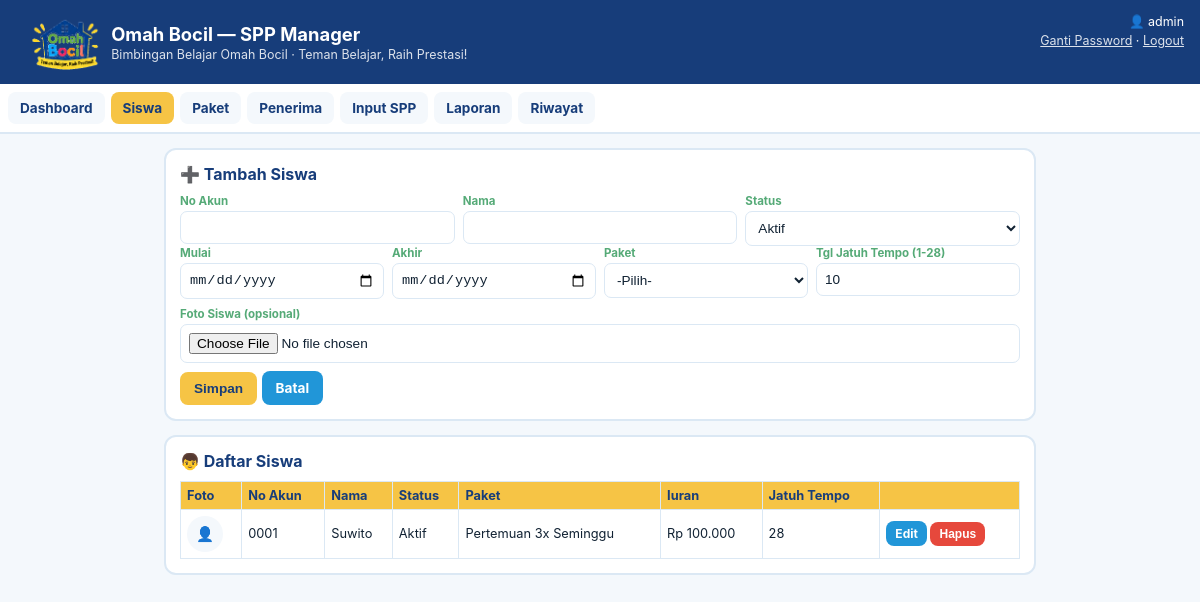
/siswa (signed in), run on an earlier commit of the app's database.
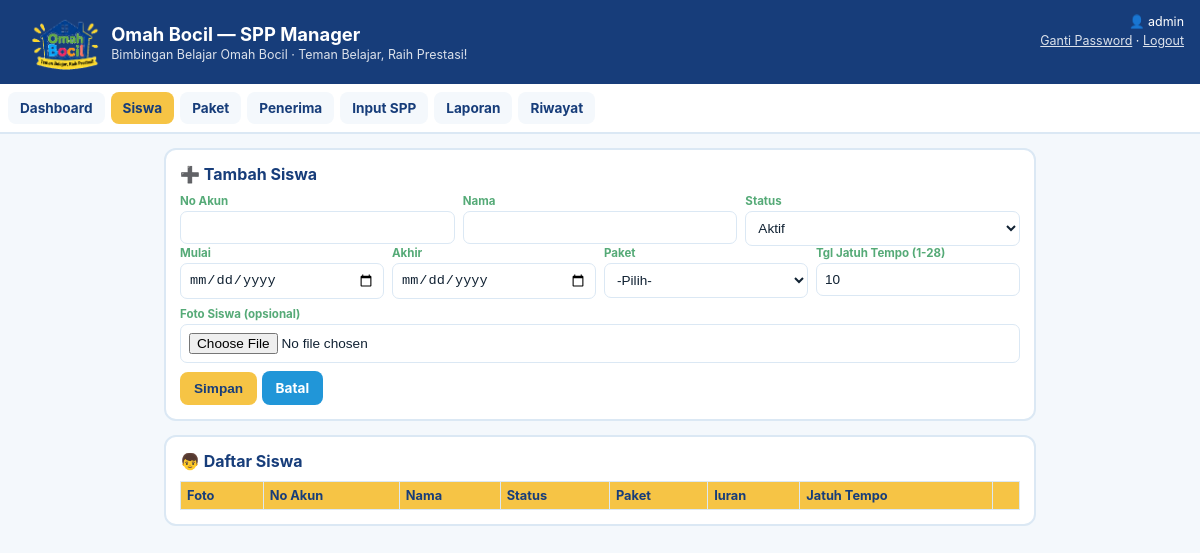
And on a later commit of the database.
### tables this page shows
CREATE TABLE students (
                id INTEGER PRIMARY KEY AUTOINCREMENT,
                no_akun TEXT NOT NULL UNIQUE,
                nama TEXT NOT NULL,
                status TEXT NOT NULL DEFAULT 'Aktif',
                mulai TEXT,
                akhir TEXT,
                paket_id INTEGER,
                jatuh_tempo INTEGER NOT NULL DEFAULT 10, foto TEXT,
                FOREIGN KEY (paket_id) REFERENCES packages(id) ON DELETE SET NULL
            );

CREATE TABLE packages (
                id INTEGER PRIMARY KEY AUTOINCREMENT,
                name TEXT NOT NULL,
                price INTEGER NOT NULL DEFAULT 0
            );

### main.py (the view)
@app.route("/siswa")
@login_required
def siswa_list():
    students = db.get_all_students()
    packages = db.get_all_packages()
    edit_id = request.args.get("edit", type=int)
    edit_student = db.get_student(edit_id) if edit_id else None
    return render_template("siswa.html", students=students, packages=packages,
                            edit_student=edit_student)

### database.py (called while the page is built)
def get_connection():
    conn = sqlite3.connect(DB_NAME)
    conn.row_factory = sqlite3.Row
    conn.execute("PRAGMA foreign_keys = ON")
    return conn

@contextmanager
def get_cursor(commit=False):
    conn = get_connection()
    cur = conn.cursor()
    try:
        yield cur
        if commit:
            conn.commit()
    finally:
        conn.close()

def get_all_packages():
    with get_cursor() as cur:
        cur.execute("SELECT * FROM packages ORDER BY name")
        return [dict(r) for r in cur.fetchall()]

def get_all_students():
    with get_cursor() as cur:
        cur.execute("""
            SELECT s.*, p.name AS paket_name, p.price AS paket_price
            FROM students s LEFT JOIN packages p ON s.paket_id = p.id
            ORDER BY s.nama
        """)
        return [dict(r) for r in cur.fetchall()]

### main.py (called while the page is built)
def login_required(view_func):
    @wraps(view_func)
    def wrapper(*args, **kwargs):
        if not session.get("admin_id"):
            return redirect(url_for("login", next=request.path))
        return view_func(*args, **kwargs)
    return wrapper

### templates/siswa.html (shortened to what this page needs)
{% extends "base.html" %}
{% block content %}
<div class="card">
  <h2>➕ {{ 'Edit' if edit_student else 'Tambah' }} Siswa</h2>
  <form method="post" action="{{ url_for('siswa_save') }}" enctype="multipart/form-data">
    <div class="row">
      <div><label>No Akun</label><input name="no_akun" required value="{{ edit_student.no_akun if edit_student else '' }}"></div>
      <div><label>Nama</label><input name="nama" required value="{{ edit_student.nama if edit_student else '' }}"></div>
      <div><label>Status</label>
        <select name="status">
          <option {{ 'selected' if edit_student and edit_student.status=='Aktif' }}>Aktif</option>
        </select>
      </div>
    </div>
    <div class="row">
      <div><label>Mulai</label><input type="date" name="mulai" value="{{ edit_student.mulai if edit_student else '' }}"></div>
      <div><label>Akhir</label><input type="date" name="akhir" value="{{ edit_student.akhir if edit_student else '' }}"></div>
      <div><label>Paket</label>
        <select name="paket_id">
          <option value="">-Pilih-</option>
        </select>
      </div>
      <div><label>Tgl Jatuh Tempo (1-28)</label><input type="number" name="jatuh_tempo" min="1" max="28" value="{{ edit_student.jatuh_tempo if edit_student else 10 }}"></div>
    </div>
    <div class="row" style="margin-top:8px">
      <div>
        <label>Foto Siswa {{ '(kosongkan jika tidak diganti)' if edit_student else '(opsional)' }}</label>
        <input type="file" name="foto" accept="image/png,image/jpeg,image/gif,image/webp">
      </div>
    </div>
    <div style="margin-top:8px">
      <button class="btn yellow" type="submit">Simpan</button>
      <a class="btn" href="{{ url_for('siswa_list') }}">Batal</a>
    </div>
  </form>
</div>
<div class="card">
  <h2>👦 Daftar Siswa</h2>
  <div class="tbl-wrap">
    <table>
      <thead><tr><th>Foto</th><th>No Akun</th><th>Nama</th><th>Status</th><th>Paket</th><th>Iuran</th><th>Jatuh Tempo</th><th></th></tr></thead>
      <tbody>
        {% for s in students %}
        <tr>
          <td>
            {% if s.foto %}
              <img src="{{ url_for('static', filename='uploads/siswa/' + s.foto) }}" alt="Foto {{ s.nama }}" style="height:36px;width:36px;object-fit:cover;border-radius:50%;border:1.5px solid var(--line)">
            {% else %}
              <span style="display:inline-flex;align-items:center;justify-content:center;height:36px;width:36px;border-radius:50%;background:var(--bg);color:#9ab;font-size:.9rem">👤</span>
            {% endif %}
          </td>
          <td>{{ s.no_akun }}</td><td>{{ s.nama }}</td><td>{{ s.status }}</td>
          <td>{{ s.paket_name or '-' }}</td>
          <td>{{ ('Rp ' + '{:,}'.format(s.paket_price).replace(',', '.')) if s.paket_price is not none else '-' }}</td>
          <td>{{ s.jatuh_tempo }}</td>
          <td>
            <a class="btn small" href="{{ url_for('siswa_list', edit=s.id) }}">Edit</a>
            <form method="post" action="{{ url_for('siswa_hapus', student_id=s.id) }}" style="display:inline" onsubmit="return confirm('Hapus siswa ini? Riwayat pembayarannya akan ikut terhapus.');">
              <button class="btn small red" type="submit">Hapus</button>
            </form>
          </td>
        </tr>
        {% endfor %}
      </tbody>
    </table>
  </div>
</div>
{% endblock %}

What changed in the data, as far as the page shows it:
removed students: no_akun "0001", nama "Suwito", status "Aktif", name "Pertemuan 3x Seminggu", jatuh_tempo "28"
removed packages: price "Rp 100.000"
